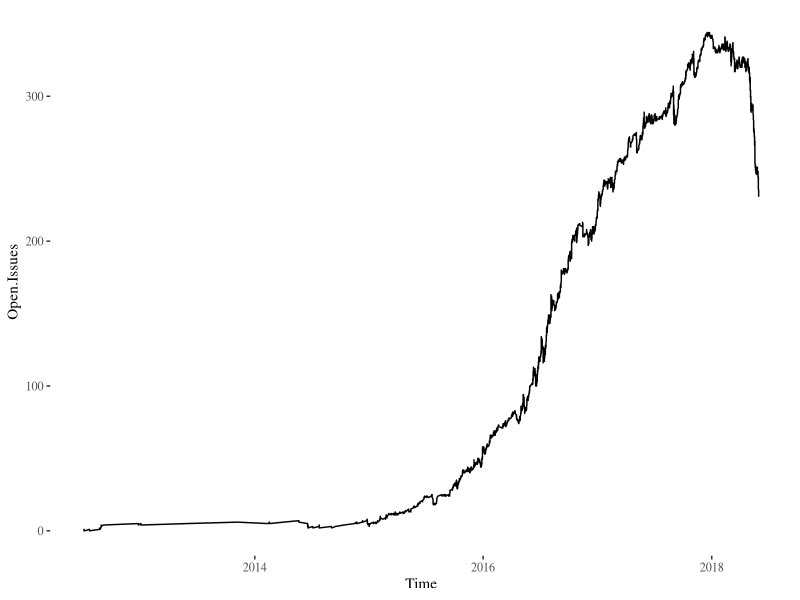

Recreate this plot in R.
library(ggplot2)
library(ggthemes)

issues.t <- read.csv("../data/issues-timeline.csv")

issues.t$Time <- as.Date(issues.t$Time)
ggplot(issues.t, aes(x=Time,y=Open.Issues))+geom_line()+theme_tufte()
